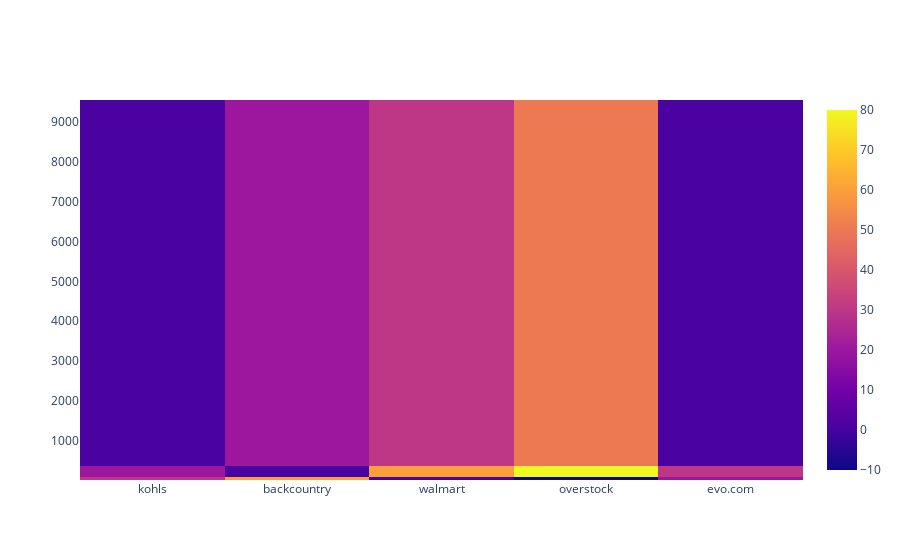

Notebook source saved alongside this figure:
### Code cell
import plotly.graph_objects as go

fig = go.Figure(data=go.Heatmap(
                   z=[[1, 20, 30, 50, 1], [20, 1, 60, 80, 30], [30, 60, 1, -10, 20]],
                   x=merchants,
                   y=merchantcount))
fig.show()

### Figure 1 — Plotly figure (JSON) as saved in the notebook; plotly's stock layout.template omitted (floating-point values rounded to 4 significant figures)
{"data": [{"type": "heatmap", "x": ["kohls", "backcountry", "walmart", "overstock", "evo.com"], "y": [9556, 352, 82, 8, 2], "z": [[1, 20, 30, 50, 1], [20, 1, 60, 80, 30], [30, 60, 1, -10, 20]]}], "layout": {}}
